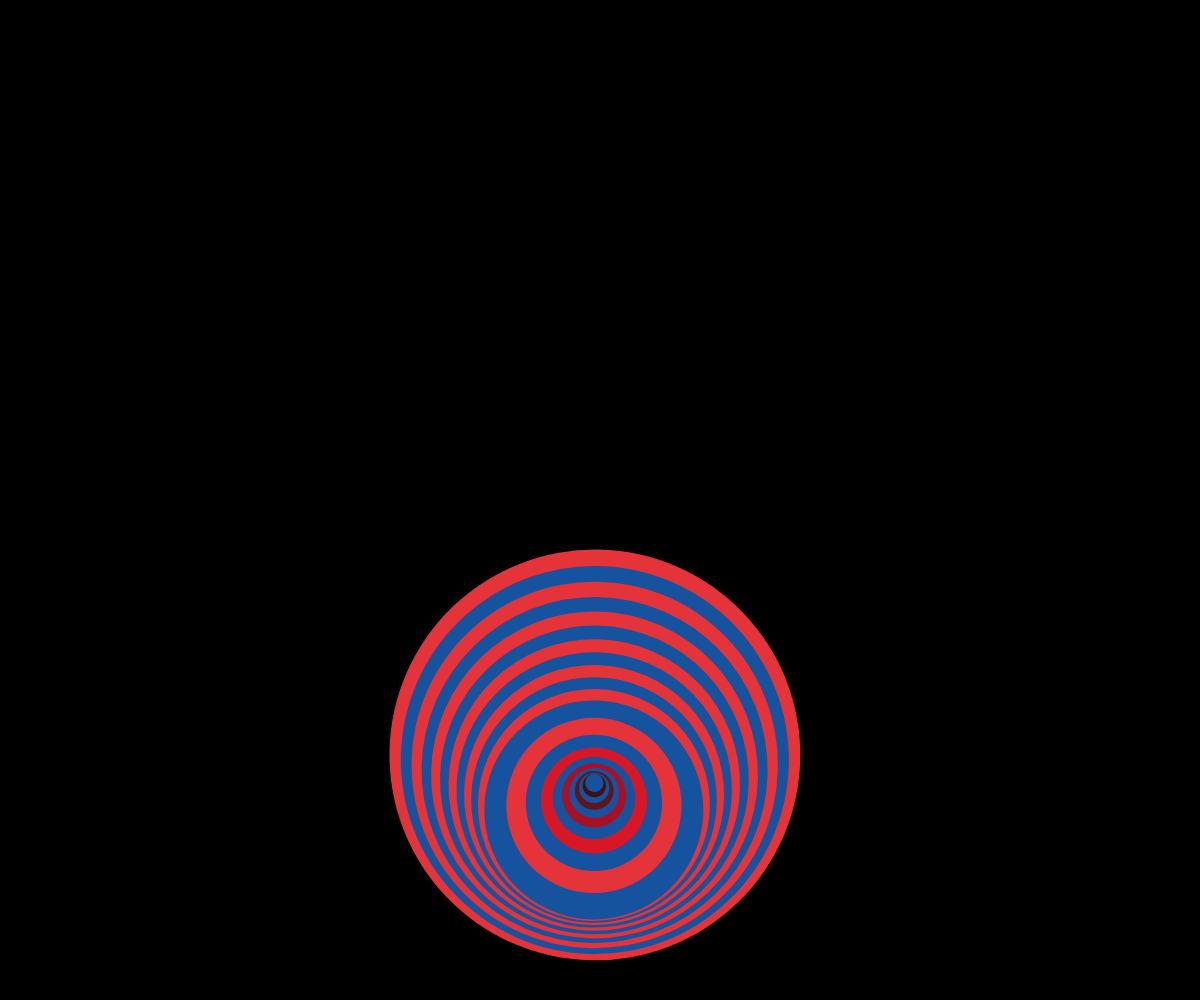
Frame 1 (no input)
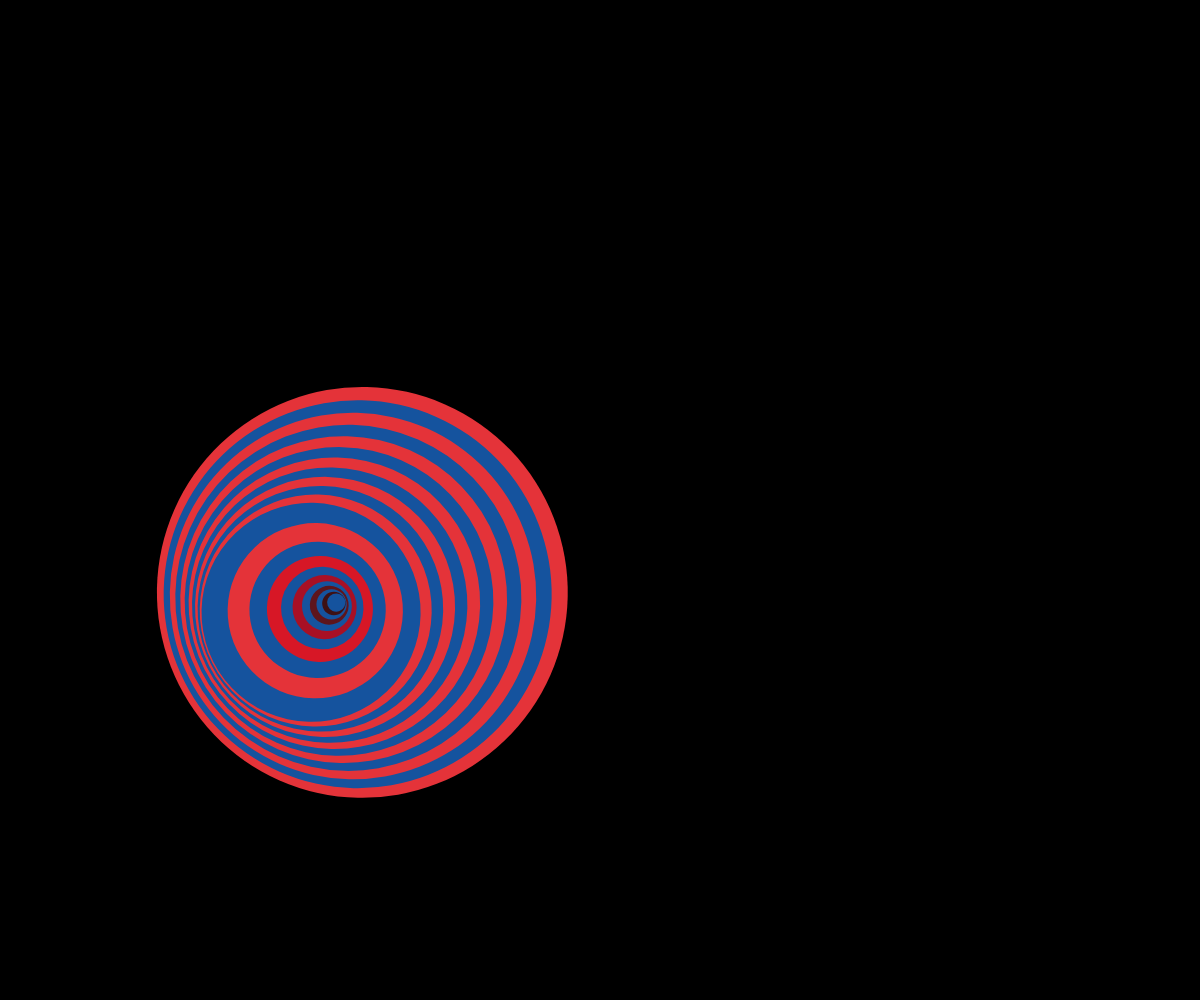
Frame 60 (no input)
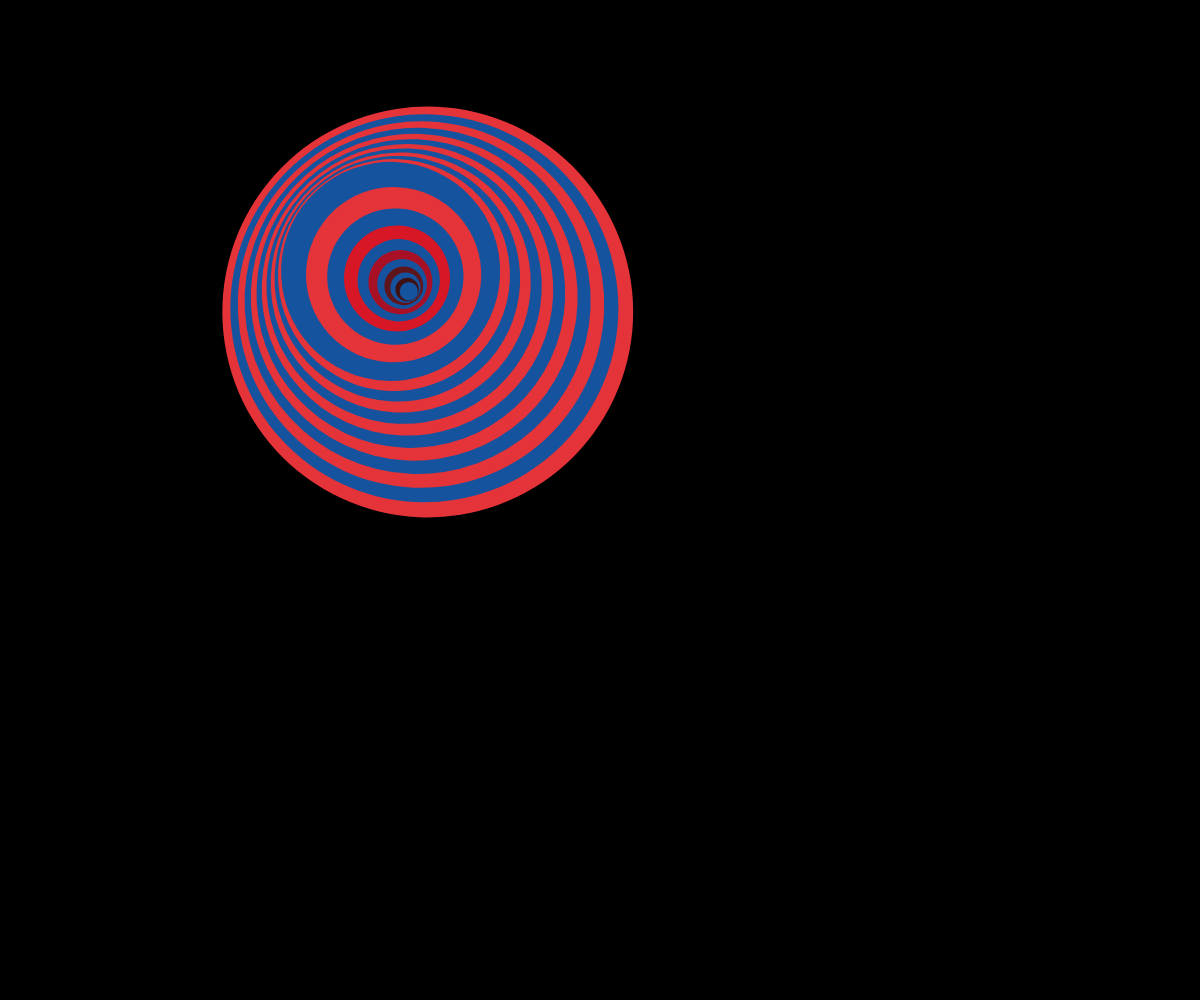
Frame 120 (the mouse pressed at the canvas centre since frame 60)

The p5.js sketch that drew these frames (run headless with seeded random() and noise() and a simulated clock; from frame 60 on, the mouse is pressed at the canvas centre):

// p5.js sketch
// ── sketch.js
var bigCircles = [];
let x;
let y;
let d;
let c;

let angle = 0;

function setup() {
  createCanvas(windowWidth, windowHeight);
  noStroke();
  colorMode(RGB);

  let y = height / 2;
  let c;

  let dim = height / 2;
  let radius = dim / 2;
  let h = 0;

  translate(width / 2, height / 2);

  if (height < width) {
    d = height - 130;
  } else {
    d = width - 130;
  }

  for (let i = 0; i < 22; i++) {
    if (i % 2 == 0) {
      c = color(228, 51, 57);
    }
    // else {
    //   for (let r = dim / 2; r > 0; --r) {
    //     fill(h, 0, 255);
    //     ellipse(x, y, r, r);
    //     h = (h + 1) % 360;
    //   }
    // }
    else {
      c = color(21, 83, 158);
      // drawGradient(dim, height / 2);
    }

    if (i == 22) {
      c = color(43, 21, 24);
      x = 0;
      y = 10;
    }

    if (i == 20) {
      c = color(62, 17, 20);
    }

    if (i == 18) {
      c = color(94, 21, 28);
    }

    if (i == 16) {
      c = color(168, 16, 37);
    }

    if (i == 14) {
      c = color(215, 23, 38);
    }

    if (i == 12) {
      x = 0;
      y -= 9;
      d = d - d / 5;
    }

    if (i < 12) {
      x = 0;
      y += 10;
      d = d - d / 18;
    } else if (i > 12) {
      x = 0;
      y -= 5;
      d = d - d / 4.5;
    }

    bigCircles[i] = new DrawCircle(x, y, d, c);
  }
}

function draw() {
  background(0);

  angle += 0.02;
  translate(width / 2, height / 2);
  scale(0.5);
  rotate(angle);

  for (let i = 0; i < bigCircles.length; i++) {
    bigCircles[i].display();
  }
}

function DrawCircle(x, y, d, c) {
  this.xPos = x;
  this.yPos = y;
  this.diameter = d;
  this.color = c;
}

DrawCircle.prototype = {
  constructor: DrawCircle,

  display: function () {
    fill(this.color);
    ellipse(this.xPos, this.yPos, this.diameter);
  },
};

// function drawGradient(x, y) {
//   let radius = dim / 2;
//   let h = 0;
//   for (let r = dim/2; r > 0; --r) {
//     fill(h, 0, 255);
//     ellipse(x, y, r, r);
//     h = (h + 1) % 360;
//   }
// }
